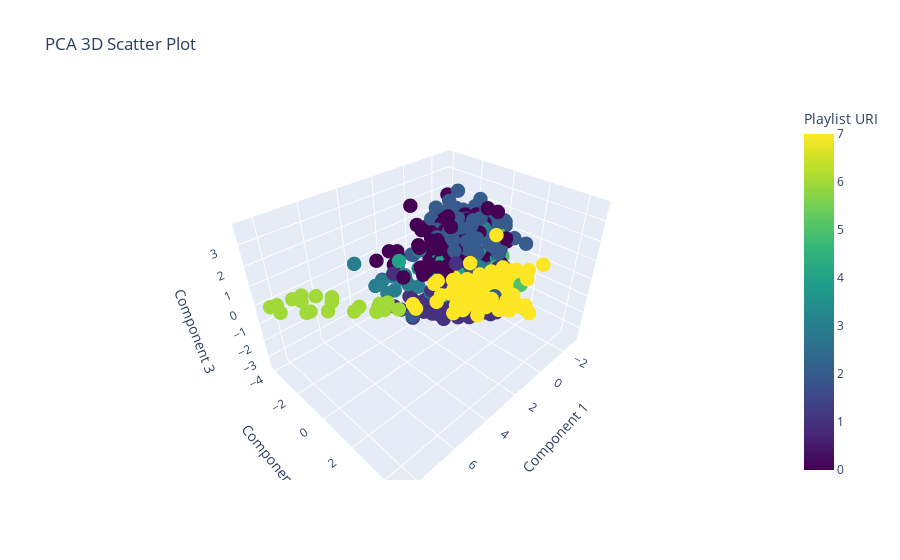

Notebook code cell kept with this figure:
### Code cell
import plotly.graph_objects as go

pca_song = PCA(n_components=3)
principalComponents_songs = pca_song.fit_transform(X)

principal_song_df = pd.DataFrame(data = principalComponents_songs)

label_encoder = pd.factorize(df['Playlist URI'])
labels = label_encoder[0]

# Create a trace for the scatter plot
trace = go.Scatter3d(
    x=principal_song_df[0],
    y=principal_song_df[1],
    z=principal_song_df[2],  # Assuming you have three components in your PCA data
    mode='markers',
    marker=dict(
        size=5,
        color=labels,
        colorscale='Viridis',  # You can choose any colorscale you prefer
        colorbar=dict(
            title='Playlist URI'
        )
    )
)

# Create the layout for the 3D plot
layout = go.Layout(
    title='PCA 3D Scatter Plot',
    scene=dict(
        xaxis=dict(title='Component 1'),
        yaxis=dict(title='Component 2'),
        zaxis=dict(title='Component 3')  # Assuming you have three components in your PCA data
    )
)

# Create the figure
fig = go.Figure(data=[trace], layout=layout)

# Show the interactive plot
fig.show()

### Figure 1 — Plotly figure (JSON) as saved in the notebook; plotly's stock layout.template omitted (floating-point values rounded to 4 significant figures; data arrays with more than 128 entries replaced by an {"elided": "..."} marker saying what was removed)
{"data": [{"marker": {"color": {"elided": "830 int values"}, "colorbar": {"title": {"text": "Playlist URI"}}, "colorscale": [[0, "#440154"], [0.1111, "#482878"], [0.2222, "#3e4989"], [0.3333, "#31688e"], [0.4444, "#26828e"], [0.5556, "#1f9e89"], [0.6667, "#35b779"], [0.7778, "#6ece58"], [0.8889, "#b5de2b"], [1, "#fde725"]], "size": 5}, "mode": "markers", "type": "scatter3d", "x": {"elided": "830 float values"}, "y": {"elided": "830 float values"}, "z": {"elided": "830 float values"}}], "layout": {"scene": {"xaxis": {"title": {"text": "Component 1"}}, "yaxis": {"title": {"text": "Component 2"}}, "zaxis": {"title": {"text": "Component 3"}}}, "title": {"text": "PCA 3D Scatter Plot"}}}
